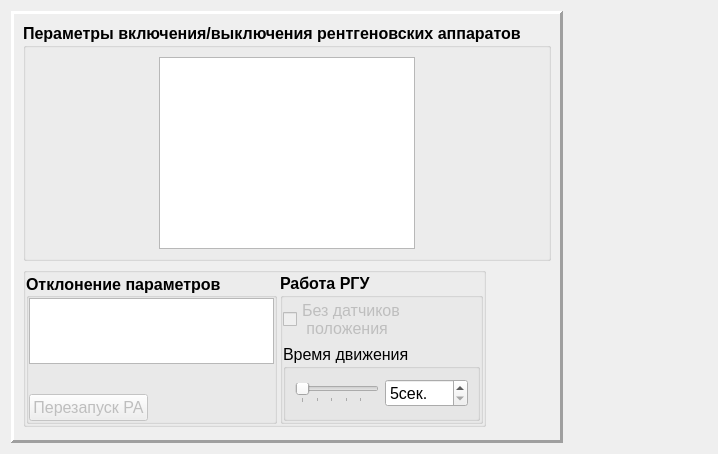
<?xml version="1.0" encoding="UTF-8"?>
<ui version="4.0">
 <class>SPRSettingsRentgenControlWidget</class>
 <widget class="QWidget" name="SPRSettingsRentgenControlWidget">
  <property name="geometry">
   <rect>
    <x>0</x>
    <y>0</y>
    <width>718</width>
    <height>454</height>
   </rect>
  </property>
  <property name="sizePolicy">
   <sizepolicy hsizetype="Minimum" vsizetype="Minimum">
    <horstretch>0</horstretch>
    <verstretch>0</verstretch>
   </sizepolicy>
  </property>
  <property name="font">
   <font>
    <family>Tahoma</family>
    <pointsize>12</pointsize>
   </font>
  </property>
  <property name="windowTitle">
   <string>Form</string>
  </property>
  <layout class="QHBoxLayout" name="horizontalLayout_4">
   <item>
    <widget class="QFrame" name="frame_3">
     <property name="frameShape">
      <enum>QFrame::Panel</enum>
     </property>
     <property name="frameShadow">
      <enum>QFrame::Raised</enum>
     </property>
     <property name="lineWidth">
      <number>3</number>
     </property>
     <layout class="QVBoxLayout" name="verticalLayout_3">
      <item>
       <widget class="QGroupBox" name="groupBox_3">
        <property name="sizePolicy">
         <sizepolicy hsizetype="Maximum" vsizetype="Maximum">
          <horstretch>0</horstretch>
          <verstretch>0</verstretch>
         </sizepolicy>
        </property>
        <property name="font">
         <font>
          <weight>75</weight>
          <bold>true</bold>
         </font>
        </property>
        <property name="title">
         <string>Пераметры включения/выключения рентгеновских аппаратов</string>
        </property>
        <layout class="QHBoxLayout" name="horizontalLayout">
         <item>
          <widget class="SPRRentgenControlTimesTable" name="tTimesRA">
           <property name="sizePolicy">
            <sizepolicy hsizetype="Fixed" vsizetype="Fixed">
             <horstretch>0</horstretch>
             <verstretch>0</verstretch>
            </sizepolicy>
           </property>
           <property name="font">
            <font>
             <weight>50</weight>
             <bold>false</bold>
            </font>
           </property>
           <property name="verticalScrollBarPolicy">
            <enum>Qt::ScrollBarAlwaysOff</enum>
           </property>
           <property name="horizontalScrollBarPolicy">
            <enum>Qt::ScrollBarAlwaysOff</enum>
           </property>
           <property name="sizeAdjustPolicy">
            <enum>QAbstractScrollArea::AdjustIgnored</enum>
           </property>
           <attribute name="horizontalHeaderCascadingSectionResizes">
            <bool>false</bool>
           </attribute>
           <attribute name="verticalHeaderCascadingSectionResizes">
            <bool>false</bool>
           </attribute>
          </widget>
         </item>
        </layout>
       </widget>
      </item>
      <item>
       <widget class="QGroupBox" name="groupBox">
        <property name="sizePolicy">
         <sizepolicy hsizetype="Maximum" vsizetype="Minimum">
          <horstretch>0</horstretch>
          <verstretch>0</verstretch>
         </sizepolicy>
        </property>
        <layout class="QHBoxLayout" name="horizontalLayout_5">
         <property name="spacing">
          <number>3</number>
         </property>
         <property name="leftMargin">
          <number>0</number>
         </property>
         <property name="topMargin">
          <number>0</number>
         </property>
         <property name="rightMargin">
          <number>0</number>
         </property>
         <property name="bottomMargin">
          <number>0</number>
         </property>
         <item>
          <widget class="QGroupBox" name="groupBox_4">
           <property name="sizePolicy">
            <sizepolicy hsizetype="Minimum" vsizetype="Minimum">
             <horstretch>0</horstretch>
             <verstretch>0</verstretch>
            </sizepolicy>
           </property>
           <property name="minimumSize">
            <size>
             <width>251</width>
             <height>151</height>
            </size>
           </property>
           <property name="maximumSize">
            <size>
             <width>251</width>
             <height>151</height>
            </size>
           </property>
           <property name="font">
            <font>
             <family>Tahoma</family>
             <pointsize>12</pointsize>
             <weight>75</weight>
             <bold>true</bold>
            </font>
           </property>
           <property name="title">
            <string>Отклонение параметров</string>
           </property>
           <property name="alignment">
            <set>Qt::AlignLeading|Qt::AlignLeft|Qt::AlignVCenter</set>
           </property>
           <layout class="QVBoxLayout" name="verticalLayout_2">
            <property name="spacing">
             <number>30</number>
            </property>
            <property name="leftMargin">
             <number>0</number>
            </property>
            <property name="topMargin">
             <number>0</number>
            </property>
            <property name="rightMargin">
             <number>0</number>
            </property>
            <property name="bottomMargin">
             <number>0</number>
            </property>
            <item>
             <widget class="SPRRentgenControlDiffTable" name="tDiffRA">
              <property name="sizePolicy">
               <sizepolicy hsizetype="Minimum" vsizetype="Minimum">
                <horstretch>0</horstretch>
                <verstretch>0</verstretch>
               </sizepolicy>
              </property>
              <property name="font">
               <font>
                <weight>50</weight>
                <bold>false</bold>
               </font>
              </property>
              <property name="verticalScrollBarPolicy">
               <enum>Qt::ScrollBarAlwaysOff</enum>
              </property>
              <property name="horizontalScrollBarPolicy">
               <enum>Qt::ScrollBarAlwaysOff</enum>
              </property>
              <property name="sizeAdjustPolicy">
               <enum>QAbstractScrollArea::AdjustIgnored</enum>
              </property>
              <attribute name="horizontalHeaderCascadingSectionResizes">
               <bool>false</bool>
              </attribute>
              <attribute name="verticalHeaderCascadingSectionResizes">
               <bool>false</bool>
              </attribute>
             </widget>
            </item>
            <item>
             <widget class="QWidget" name="widget" native="true">
              <layout class="QHBoxLayout" name="horizontalLayout_3">
               <property name="leftMargin">
                <number>0</number>
               </property>
               <property name="topMargin">
                <number>0</number>
               </property>
               <property name="rightMargin">
                <number>0</number>
               </property>
               <property name="bottomMargin">
                <number>0</number>
               </property>
               <item>
                <widget class="QPushButton" name="bRARestart">
                 <property name="enabled">
                  <bool>false</bool>
                 </property>
                 <property name="font">
                  <font>
                   <weight>50</weight>
                   <bold>false</bold>
                  </font>
                 </property>
                 <property name="text">
                  <string>Перезапуск РА</string>
                 </property>
                </widget>
               </item>
               <item>
                <spacer name="horizontalSpacer_3">
                 <property name="orientation">
                  <enum>Qt::Horizontal</enum>
                 </property>
                 <property name="sizeHint" stdset="0">
                  <size>
                   <width>124</width>
                   <height>20</height>
                  </size>
                 </property>
                </spacer>
               </item>
              </layout>
             </widget>
            </item>
           </layout>
          </widget>
         </item>
         <item>
          <widget class="QGroupBox" name="groupBox_5">
           <property name="sizePolicy">
            <sizepolicy hsizetype="Expanding" vsizetype="Expanding">
             <horstretch>0</horstretch>
             <verstretch>0</verstretch>
            </sizepolicy>
           </property>
           <property name="font">
            <font>
             <weight>75</weight>
             <bold>true</bold>
            </font>
           </property>
           <property name="title">
            <string>Работа РГУ</string>
           </property>
           <layout class="QVBoxLayout" name="verticalLayout">
            <property name="spacing">
             <number>3</number>
            </property>
            <property name="leftMargin">
             <number>0</number>
            </property>
            <property name="topMargin">
             <number>0</number>
            </property>
            <property name="rightMargin">
             <number>0</number>
            </property>
            <property name="bottomMargin">
             <number>0</number>
            </property>
            <item>
             <widget class="QCheckBox" name="cbWOControlPlace">
              <property name="enabled">
               <bool>false</bool>
              </property>
              <property name="font">
               <font>
                <weight>50</weight>
                <bold>false</bold>
               </font>
              </property>
              <property name="text">
               <string>Без датчиков
 положения</string>
              </property>
              <property name="checked">
               <bool>false</bool>
              </property>
             </widget>
            </item>
            <item>
             <widget class="QGroupBox" name="gbTimeMoveRGU">
              <property name="enabled">
               <bool>true</bool>
              </property>
              <property name="font">
               <font>
                <weight>50</weight>
                <bold>false</bold>
               </font>
              </property>
              <property name="title">
               <string>Время движения</string>
              </property>
              <property name="checkable">
               <bool>false</bool>
              </property>
              <layout class="QHBoxLayout" name="horizontalLayout_2">
               <item>
                <widget class="QSlider" name="slTimeMoveRGU">
                 <property name="enabled">
                  <bool>true</bool>
                 </property>
                 <property name="font">
                  <font>
                   <weight>50</weight>
                   <bold>false</bold>
                  </font>
                 </property>
                 <property name="minimum">
                  <number>5</number>
                 </property>
                 <property name="maximum">
                  <number>100</number>
                 </property>
                 <property name="pageStep">
                  <number>10</number>
                 </property>
                 <property name="tracking">
                  <bool>true</bool>
                 </property>
                 <property name="orientation">
                  <enum>Qt::Horizontal</enum>
                 </property>
                 <property name="tickPosition">
                  <enum>QSlider::TicksBelow</enum>
                 </property>
                 <property name="tickInterval">
                  <number>20</number>
                 </property>
                </widget>
               </item>
               <item>
                <widget class="QSpinBox" name="lTimeMoveRGU">
                 <property name="enabled">
                  <bool>true</bool>
                 </property>
                 <property name="font">
                  <font>
                   <weight>50</weight>
                   <bold>false</bold>
                  </font>
                 </property>
                 <property name="frame">
                  <bool>true</bool>
                 </property>
                 <property name="keyboardTracking">
                  <bool>true</bool>
                 </property>
                 <property name="suffix">
                  <string>сек.</string>
                 </property>
                 <property name="minimum">
                  <number>5</number>
                 </property>
                 <property name="maximum">
                  <number>100</number>
                 </property>
                </widget>
               </item>
              </layout>
             </widget>
            </item>
           </layout>
          </widget>
         </item>
        </layout>
       </widget>
      </item>
      <item>
       <spacer name="verticalSpacer">
        <property name="orientation">
         <enum>Qt::Vertical</enum>
        </property>
        <property name="sizeHint" stdset="0">
         <size>
          <width>20</width>
          <height>40</height>
         </size>
        </property>
       </spacer>
      </item>
     </layout>
    </widget>
   </item>
   <item>
    <spacer name="horizontalSpacer_2">
     <property name="orientation">
      <enum>Qt::Horizontal</enum>
     </property>
     <property name="sizeHint" stdset="0">
      <size>
       <width>40</width>
       <height>20</height>
      </size>
     </property>
    </spacer>
   </item>
  </layout>
 </widget>
 <customwidgets>
  <customwidget>
   <class>SPRRentgenControlTimesTable</class>
   <extends>QTableView</extends>
   <header>sprrentgencontroltimestable.h</header>
  </customwidget>
  <customwidget>
   <class>SPRRentgenControlDiffTable</class>
   <extends>QTableView</extends>
   <header>sprrentgencontroldifftable.h</header>
  </customwidget>
 </customwidgets>
 <resources/>
 <connections/>
</ui>
